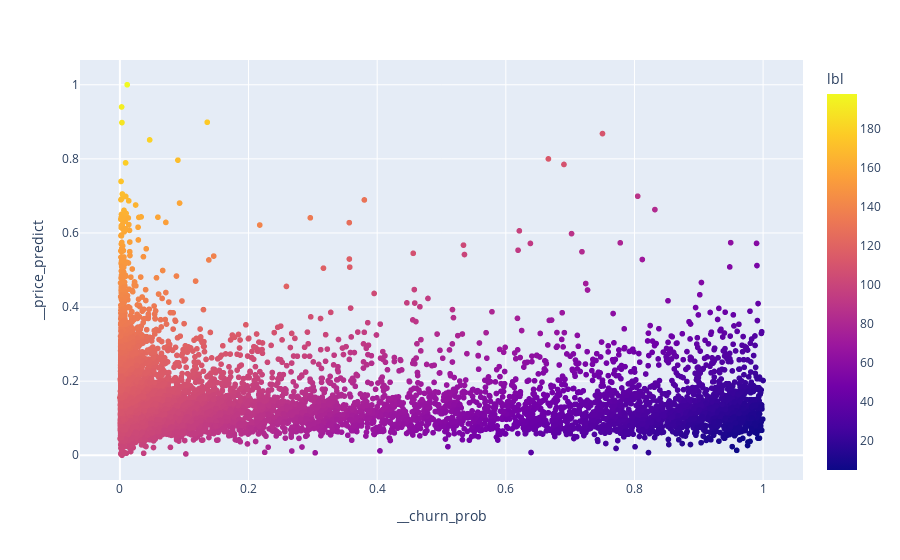

Notebook cell for this chart:
### Code cell
fig = px.scatter(XX, x='__churn_prob', y='__price_predict', color="lbl")
#, color="lbl"
fig.show()

### Figure 1 — Plotly figure (JSON) as saved in the notebook; plotly's stock layout.template omitted (floating-point values rounded to 4 significant figures; data arrays with more than 128 entries replaced by an {"elided": "..."} marker saying what was removed)
{"data": [{"hovertemplate": "__churn_prob=%{x}<br>__price_predict=%{y}<br>lbl=%{marker.color}<extra></extra>", "legendgroup": "", "marker": {"color": {"elided": "13953 int values"}, "coloraxis": "coloraxis", "symbol": "circle"}, "mode": "markers", "name": "", "showlegend": false, "type": "scattergl", "x": {"elided": "13953 float values"}, "xaxis": "x", "y": {"elided": "13953 float values"}, "yaxis": "y"}], "layout": {"coloraxis": {"colorbar": {"title": {"text": "lbl"}}, "colorscale": [[0, "#0d0887"], [0.1111, "#46039f"], [0.2222, "#7201a8"], [0.3333, "#9c179e"], [0.4444, "#bd3786"], [0.5556, "#d8576b"], [0.6667, "#ed7953"], [0.7778, "#fb9f3a"], [0.8889, "#fdca26"], [1, "#f0f921"]]}, "legend": {"tracegroupgap": 0}, "margin": {"t": 60}, "xaxis": {"anchor": "y", "domain": [0, 1], "title": {"text": "__churn_prob"}}, "yaxis": {"anchor": "x", "domain": [0, 1], "title": {"text": "__price_predict"}}}}
